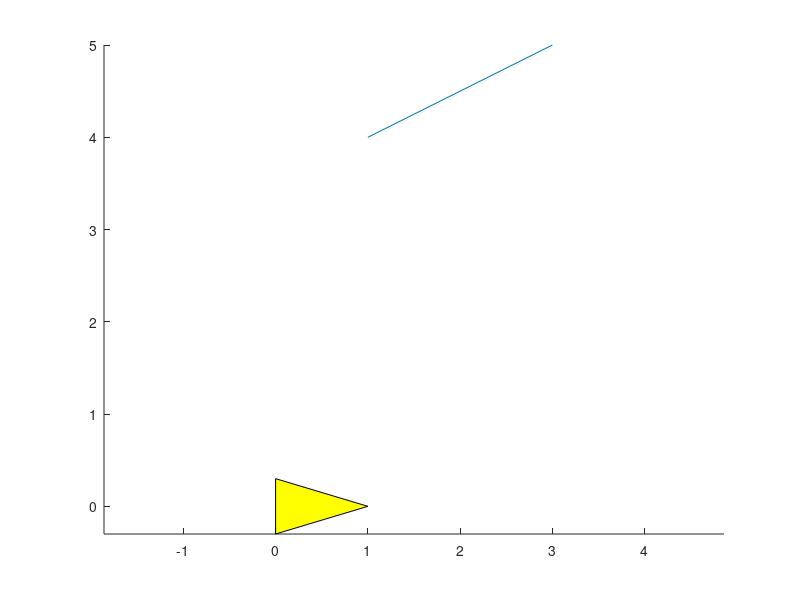

Write the MATLAB code that produced this figure. (Note: this script raises an error after producing the figure.)

x = [0 0 1];
y = [0.3 -0.3 0];

veh = [x;y];

a = [1 3];
b = [4 5];

fig=figure;
h = patch(veh(1,:),veh(2,:),'y')
hold on, axis equal
plot(a,b);

i = 1;
angleAnt = 0.0;

for i=1:length(VarName5)
   %angle = MTi(i,4) %HOME  
   angle = VarName5(i)     %linux FURG
   rot = angle - angleAnt
   
   rotate(h,[0,0,1],rot);
   
   angleAnt = angle;
   pause(0.001);
end